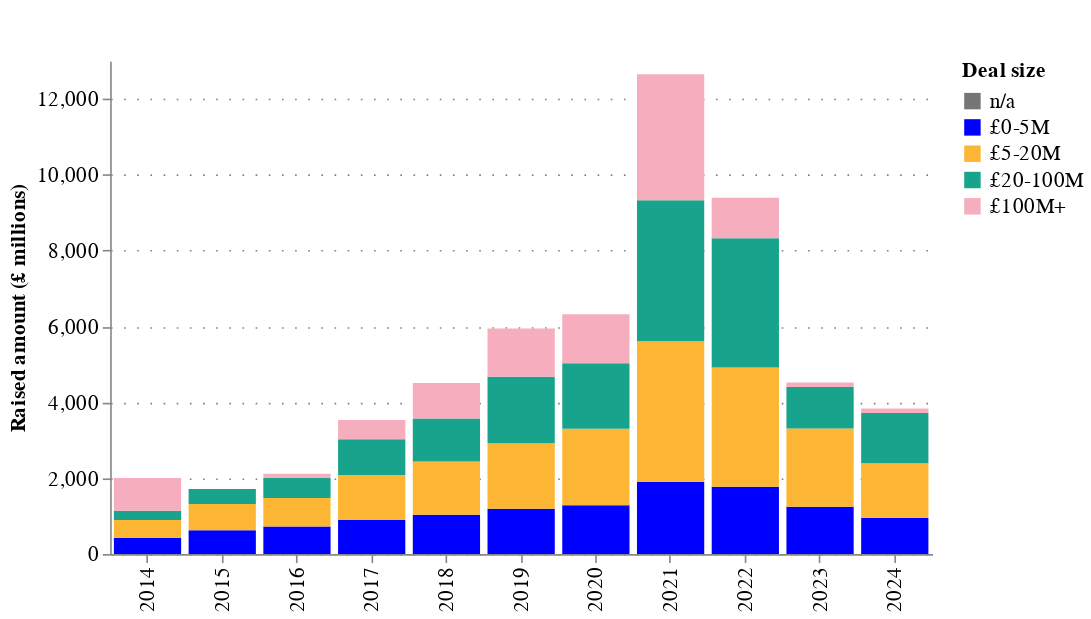

Notebook code cell kept with this figure:
### Code cell
analysis_crunchbase.chart_deal_sizes(deals_df)

### Figure 1 — Vega-Lite specification as saved in the notebook (floating-point values rounded to 4 significant figures)
{"config": {"title": {"font": "Averta", "anchor": "start"}, "subtitle": {"font": "Averta"}, "axis": {"labelFont": "Averta", "titleFont": "Averta", "gridColor": "grey", "gridDash": [1, 7], "labelFontSize": 13, "titleFontSize": 13}, "header": {"labelFont": "Averta", "titleFont": "Averta"}, "legend": {"labelFont": "Averta", "titleFont": "Averta", "labelFontSize": 13, "titleFontSize": 13}, "range": {"category": ["#0000FF", "#FDB633", "#18A48C", "#9A1BBE", "#EB003B", "#FF6E47", "#646363", "#0F294A", "#97D9E3", "#A59BEE", "#F6A4B7", "#D2C9C0", "#FFFFFF", "#000000"], "ordinal": {"scheme": ["#0000FF", "#FDB633", "#18A48C", "#9A1BBE", "#EB003B", "#FF6E47", "#646363", "#0F294A", "#97D9E3", "#A59BEE", "#F6A4B7", "#D2C9C0", "#FFFFFF", "#000000"]}}, "view": {"strokeWidth": 0}}, "data": {"name": "data-a73d8d665590cdeb46168891b65e4fc5"}, "mark": {"type": "bar"}, "encoding": {"color": {"field": "deal_size", "scale": {"domain": ["n/a", "£0-5M", "£5-20M", "£20-100M", "£100M+"], "range": ["#757575", "#0000FF", "#FDB633", "#18A48C", "#F6ADBD"]}, "title": "Deal size", "type": "nominal"}, "order": {"field": "order", "type": "quantitative"}, "tooltip": [{"field": "year", "type": "quantitative"}, {"field": "deal_size", "type": "nominal"}, {"field": "amount", "type": "quantitative"}], "x": {"field": "year", "title": "", "type": "ordinal"}, "y": {"field": "amount", "title": "Raised amount (£ millions)", "type": "quantitative"}}, "height": 300, "title": {"anchor": "start", "text": ["", ""], "subtitle": "", "subtitleFont": "Averta", "subtitleFontSize": 13}, "width": 500, "$schema": "https://vega.github.io/schema/vega-lite/v5.20.1.json", "datasets": {"data-a73d8d665590cdeb46168891b65e4fc5": [{"year": 2014, "deal_size": "£0-5M", "amount": 428.9, "order": 1}, {"year": 2014, "deal_size": "£5-20M", "amount": 468.1, "order": 2}, {"year": 2014, "deal_size": "£20-100M", "amount": 241.8, "order": 3}, {"year": 2014, "deal_size": "£100M+", "amount": 862.8, "order": 4}, {"year": 2015, "deal_size": "£0-5M", "amount": 626.1, "order": 1}, {"year": 2015, "deal_size": "£5-20M", "amount": 695.3, "order": 2}, {"year": 2015, "deal_size": "£20-100M", "amount": 393.9, "order": 3}, {"year": 2015, "deal_size": "£100M+", "amount": 0.0, "order": 4}, {"year": 2016, "deal_size": "£0-5M", "amount": 726.9, "order": 1}, {"year": 2016, "deal_size": "£5-20M", "amount": 750.0, "order": 2}, {"year": 2016, "deal_size": "£20-100M", "amount": 532.2, "order": 3}, {"year": 2016, "deal_size": "£100M+", "amount": 106.0, "order": 4}, {"year": 2017, "deal_size": "£0-5M", "amount": 905.5, "order": 1}, {"year": 2017, "deal_size": "£5-20M", "amount": 1174.0, "order": 2}, {"year": 2017, "deal_size": "£20-100M", "amount": 945.7, "order": 3}, {"year": 2017, "deal_size": "£100M+", "amount": 506.2, "order": 4}, {"year": 2018, "deal_size": "£0-5M", "amount": 1033.0, "order": 1}, {"year": 2018, "deal_size": "£5-20M", "amount": 1407.0, "order": 2}, {"year": 2018, "deal_size": "£20-100M", "amount": 1135.0, "order": 3}, {"year": 2018, "deal_size": "£100M+", "amount": 931.2, "order": 4}, {"year": 2019, "deal_size": "£0-5M", "amount": 1193.0, "order": 1}, {"year": 2019, "deal_size": "£5-20M", "amount": 1724.0, "order": 2}, {"year": 2019, "deal_size": "£20-100M", "amount": 1756.0, "order": 3}, {"year": 2019, "deal_size": "£100M+", "amount": 1274.0, "order": 4}, {"year": 2020, "deal_size": "£0-5M", "amount": 1287.0, "order": 1}, {"year": 2020, "deal_size": "£5-20M", "amount": 2014.0, "order": 2}, {"year": 2020, "deal_size": "£20-100M", "amount": 1727.0, "order": 3}, {"year": 2020, "deal_size": "£100M+", "amount": 1294.0, "order": 4}, {"year": 2021, "deal_size": "£0-5M", "amount": 1907.0, "order": 1}, {"year": 2021, "deal_size": "£5-20M", "amount": 3703.0, "order": 2}, {"year": 2021, "deal_size": "£20-100M", "amount": 3712.0, "order": 3}, {"year": 2021, "deal_size": "£100M+", "amount": 3325.0, "order": 4}, {"year": 2022, "deal_size": "£0-5M", "amount": 1772.0, "order": 1}, {"year": 2022, "deal_size": "£5-20M", "amount": 3146.0, "order": 2}, {"year": 2022, "deal_size": "£20-100M", "amount": 3403.0, "order": 3}, {"year": 2022, "deal_size": "£100M+", "amount": 1068.0, "order": 4}, {"year": 2023, "deal_size": "£0-5M", "amount": 1248.0, "order": 1}, {"year": 2023, "deal_size": "£5-20M", "amount": 2062.0, "order": 2}, {"year": 2023, "deal_size": "£20-100M", "amount": 1094.0, "order": 3}, {"year": 2023, "deal_size": "£100M+", "amount": 114.5, "order": 4}, {"year": 2024, "deal_size": "£0-5M", "amount": 953.3, "order": 1}, {"year": 2024, "deal_size": "£5-20M", "amount": 1441.0, "order": 2}, {"year": 2024, "deal_size": "£20-100M", "amount": 1326.0, "order": 3}, {"year": 2024, "deal_size": "£100M+", "amount": 118.3, "order": 4}]}}
